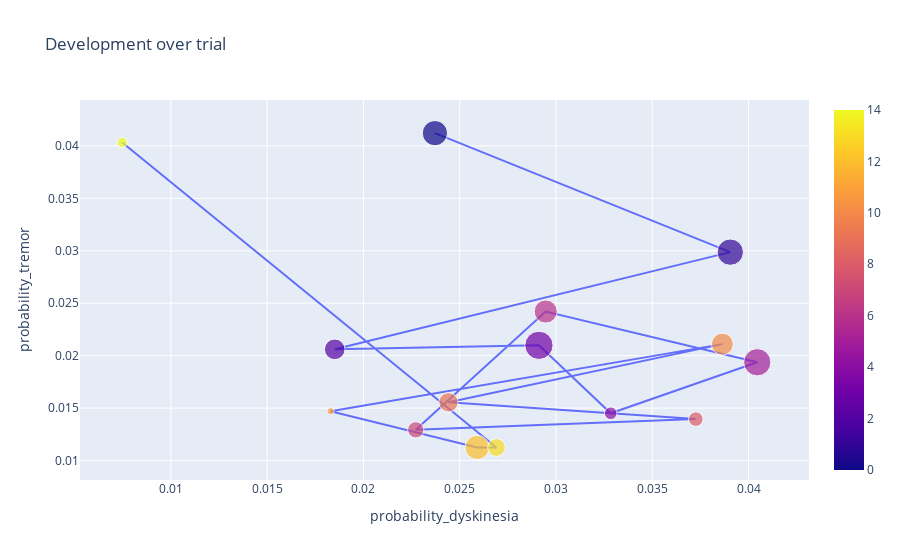

Notebook source saved alongside this figure:
### Code cell
select=df[df['phase']=='finetune']
#Means
perDay=select.groupby(pd.Grouper(freq='w'))[['probability_dyskinesia','probability_tremor']].mean()
#Std
perDayStd = select.groupby(pd.Grouper(freq='w'))[['probability_dyskinesia','probability_tremor']].std()
#Filter out empty periods
interesting=(perDay['probability_dyskinesia']!=0.0) | (perDay['probability_tremor']!=0.0)
perDay = perDay[interesting]
perDayStd = perDayStd[interesting]
#Plotting
fig = px.line(perDay, x='probability_dyskinesia', y='probability_tremor', title='Development over trial')
combinedStd = np.argsort(perDayStd['probability_dyskinesia'] + perDayStd['probability_tremor'])+1
fig.add_traces(px.scatter(perDay, x='probability_dyskinesia', y='probability_tremor',color=np.arange(perDay.shape[0]),size=combinedStd).data)
fig.show()

### Figure 1 — Plotly figure (JSON) as saved in the notebook; plotly's stock layout.template omitted (floating-point values rounded to 4 significant figures)
{"data": [{"hovertemplate": "probability_dyskinesia=%{x}<br>probability_tremor=%{y}<extra></extra>", "legendgroup": "", "line": {"color": "#636efa", "dash": "solid"}, "marker": {"symbol": "circle"}, "mode": "lines", "name": "", "orientation": "v", "showlegend": false, "type": "scatter", "x": [0.02371, 0.03905, 0.01851, 0.02911, 0.03284, 0.04046, 0.02947, 0.02272, 0.03726, 0.02442, 0.03864, 0.01829, 0.02591, 0.02691, 0.007472], "xaxis": "x", "y": [0.04122, 0.02987, 0.02061, 0.02099, 0.01451, 0.01937, 0.02421, 0.01293, 0.01395, 0.01555, 0.0211, 0.0147, 0.01125, 0.01125, 0.04033], "yaxis": "y"}, {"hovertemplate": "probability_dyskinesia=%{x}<br>probability_tremor=%{y}<br>size=%{marker.size}<br>color=%{marker.color}<extra></extra>", "legendgroup": "", "marker": {"color": [0, 1, 2, 3, 4, 5, 6, 7, 8, 9, 10, 11, 12, 13, 14], "coloraxis": "coloraxis", "size": [12, 13, 8, 15, 3, 14, 10, 5, 4, 7, 9, 1, 11, 6, 2], "sizemode": "area", "sizeref": 0.0375, "symbol": "circle"}, "mode": "markers", "name": "", "orientation": "v", "showlegend": false, "type": "scatter", "x": [0.02371, 0.03905, 0.01851, 0.02911, 0.03284, 0.04046, 0.02947, 0.02272, 0.03726, 0.02442, 0.03864, 0.01829, 0.02591, 0.02691, 0.007472], "xaxis": "x", "y": [0.04122, 0.02987, 0.02061, 0.02099, 0.01451, 0.01937, 0.02421, 0.01293, 0.01395, 0.01555, 0.0211, 0.0147, 0.01125, 0.01125, 0.04033], "yaxis": "y"}], "layout": {"legend": {"tracegroupgap": 0}, "title": {"text": "Development over trial"}, "xaxis": {"anchor": "y", "domain": [0, 1], "title": {"text": "probability_dyskinesia"}}, "yaxis": {"anchor": "x", "domain": [0, 1], "title": {"text": "probability_tremor"}}}}
